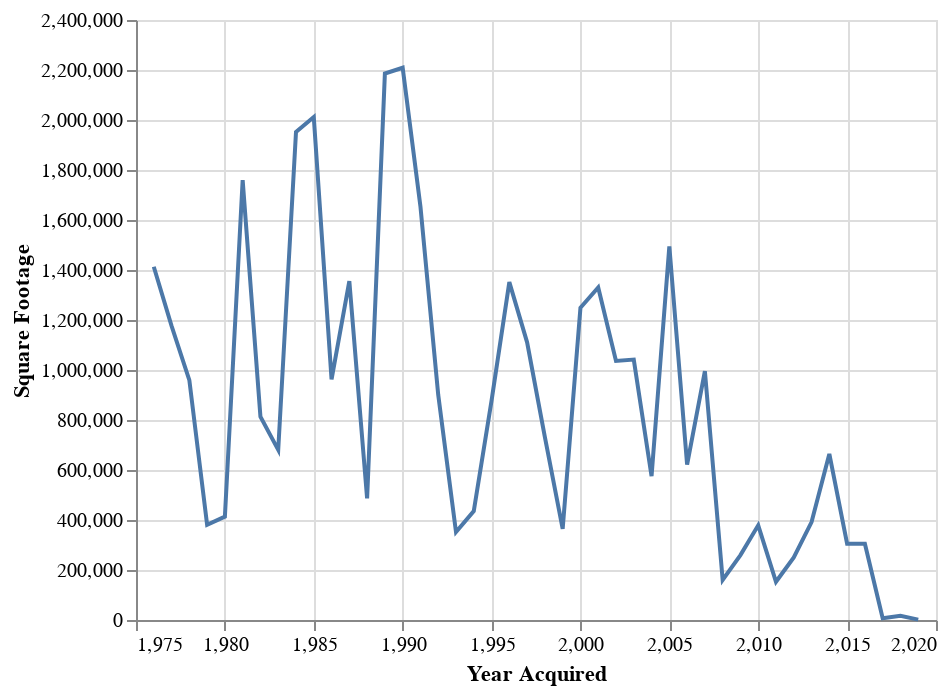

The cell this chart's notebook holds for it:
### Code cell
df = pd.DataFrame({
    'Year Acquired': list(set(df["Year Acquired"].to_numpy())),
    'Square Footage': df["Square Footage"].groupby(df["Year Acquired"]).sum().to_numpy()
})

chart = alt.Chart(df).mark_line().encode(
     x='Year Acquired',
     y='Square Footage'
)
chart

### Figure 1 — Vega-Lite specification as saved in the notebook (floating-point values rounded to 4 significant figures)
{"config": {"view": {"continuousWidth": 400, "continuousHeight": 300}}, "data": {"name": "data-c63a7df5d47be815e9610359d25b5476"}, "mark": "line", "encoding": {"x": {"field": "Year Acquired", "type": "quantitative"}, "y": {"field": "Square Footage", "type": "quantitative"}}, "$schema": "https://vega.github.io/schema/vega-lite/v4.17.0.json", "datasets": {"data-c63a7df5d47be815e9610359d25b5476": [{"Year Acquired": 1976, "Square Footage": 1413192}, {"Year Acquired": 1977, "Square Footage": 1176456}, {"Year Acquired": 1978, "Square Footage": 959744}, {"Year Acquired": 1979, "Square Footage": 381181}, {"Year Acquired": 1980, "Square Footage": 413474}, {"Year Acquired": 1981, "Square Footage": 1759081}, {"Year Acquired": 1982, "Square Footage": 812991}, {"Year Acquired": 1983, "Square Footage": 680566}, {"Year Acquired": 1984, "Square Footage": 1952554}, {"Year Acquired": 1985, "Square Footage": 2011732}, {"Year Acquired": 1986, "Square Footage": 962247}, {"Year Acquired": 1987, "Square Footage": 1355701}, {"Year Acquired": 1988, "Square Footage": 486223}, {"Year Acquired": 1989, "Square Footage": 2185700}, {"Year Acquired": 1990, "Square Footage": 2209048}, {"Year Acquired": 1991, "Square Footage": 1653847}, {"Year Acquired": 1992, "Square Footage": 900610}, {"Year Acquired": 1993, "Square Footage": 351998}, {"Year Acquired": 1994, "Square Footage": 435657}, {"Year Acquired": 1995, "Square Footage": 877396}, {"Year Acquired": 1996, "Square Footage": 1351591}, {"Year Acquired": 1997, "Square Footage": 1110664}, {"Year Acquired": 1998, "Square Footage": 731394}, {"Year Acquired": 1999, "Square Footage": 364417}, {"Year Acquired": 2000, "Square Footage": 1248787}, {"Year Acquired": 2001, "Square Footage": 1329954}, {"Year Acquired": 2002, "Square Footage": 1036110}, {"Year Acquired": 2003, "Square Footage": 1041629}, {"Year Acquired": 2004, "Square Footage": 575251}, {"Year Acquired": 2005, "Square Footage": 1494411}, {"Year Acquired": 2006, "Square Footage": 621710}, {"Year Acquired": 2007, "Square Footage": 995526}, {"Year Acquired": 2008, "Square Footage": 160223}, {"Year Acquired": 2009, "Square Footage": 259724}, {"Year Acquired": 2010, "Square Footage": 378725}, {"Year Acquired": 2011, "Square Footage": 152953}, {"Year Acquired": 2012, "Square Footage": 250113}, {"Year Acquired": 2013, "Square Footage": 391485}, {"Year Acquired": 2014, "Square Footage": 664298}, {"Year Acquired": 2015, "Square Footage": 305093}, {"Year Acquired": 2016, "Square Footage": 304839}, {"Year Acquired": 2017, "Square Footage": 6720}, {"Year Acquired": 2018, "Square Footage": 17160}, {"Year Acquired": 2019, "Square Footage": 1520}]}}
